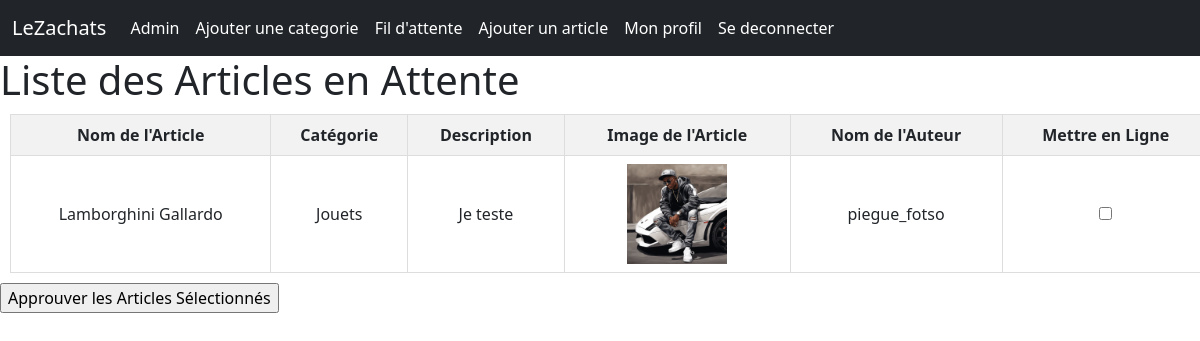
/verif/ (signed in), run on the app's committed database.
### main/models.py (models this page shows, shortened)
class Article(models.Model):
    image = models.ImageField(upload_to='images/',null=True, blank=True)
    nom = models.CharField(max_length=255)
    auteur = models.ForeignKey(User, on_delete=models.CASCADE)
    corps = models.TextField()
    prix=models.IntegerField()
    date = models.DateField(auto_now=False, auto_now_add=True)
    categorie = models.ForeignKey(Categorie, on_delete=models.CASCADE)
    likes = models.ManyToManyField(User, related_name='blog_likes')
    is_online = models.BooleanField()

class Categorie(models.Model):
    nom = models.CharField(max_length=255)
    def __str__(self):
        return self.nom

### main/views.py (the view)
# urls.py: path('verif/', approuver_articles, name='verif'),
def approuver_articles(request):
    if request.user.is_staff :
        if request.method == 'POST':
            articles_a_approuver = request.POST.getlist('articles_a_approuver')
            Article.objects.filter(id__in=articles_a_approuver).update(is_online=True)
            return redirect('verif')
        else:
            articles = Article.objects.filter(is_online=False)
            return render(request, 'online.html', {'articles':articles})
    else:
        return redirect('home')

### main/templates/online.html (shortened to what this page needs)
{% extends "base.html" %}
{% block content %}
{% if user.is_staff %}
    <h1>Liste des Articles en Attente</h1>
    <form method="post">
        <table>
            <tr>
                <th>Nom de l'Article</th>
                <th>Catégorie</th>
                <th>Description</th>
                <th>Image de l'Article</th>
                <th>Nom de l'Auteur</th>
                <th>Mettre en Ligne</th>
            </tr>
            {% for article in articles %}
                <tr>
                    <td>{{ article.nom }}</td>
                    <td>{{ article.categorie }}</td>
                    <td>{{ article.corps }}</td>
                    <td><img src="{{ article.image.url }}" alt="{{ article.nom }}"></td>
                    <td>{{ article.auteur.username }}</td>
                    <td><input type="checkbox" name="articles_a_approuver" value="{{ article.id }}"></td>
                </tr>
            {% endfor %}
        </table>
        <input type="submit" value="Approuver les Articles Sélectionnés">
    </form>
{% endif %}
{% endblock content %}

### main/templates/online.html (style rules this page uses)
table { border-collapse: collapse; width: 100%; border-top-left-radius: 10px; border-top-right-radius: 10px; margin: 10px; }
th, td { border: 1px solid #ddd; padding: 8px; text-align: center; }
th { background-color: #f2f2f2; }
img { max-width: 100px; max-height: 100px; }

### data on the page
Article: nom "Lamborghini Gallardo", categorie "Jouets", corps "Je teste", image (picture), auteur.username "piegue_fotso"
